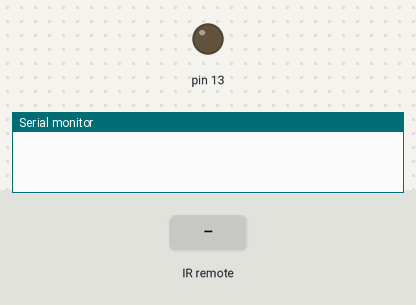
A sketch run on a simulated Arduino Uno, built with avr-gcc and run on an emulated ATmega328P. Parts: output pins drawn as LEDs (lit = HIGH), the last lines printed to the serial monitor. The inputs (shaded band) are chosen by the test bench.

Above: at 1.2 s.
1.3 s: infrared code 0x4CB0FADF received
At 2.0 s:
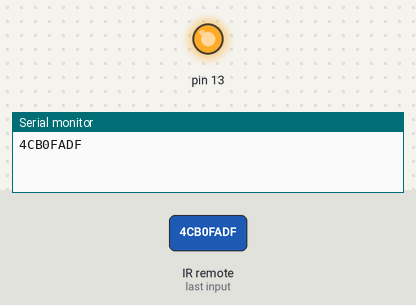
2.8 s: infrared code 0xDBE32B77 received
At 4.0 s:
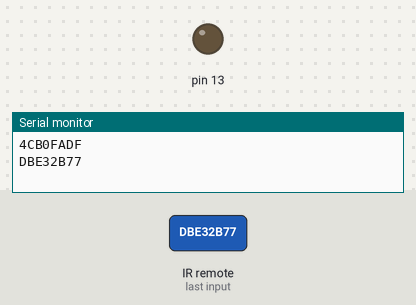
Timing chart, 0 to 5.8 s (numbered marks = the images above; inputs shaded):
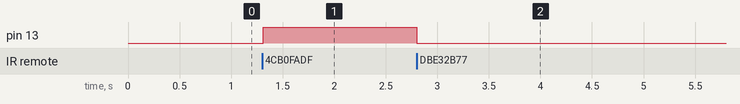

Measured:
- after the input at 1.3 s, pin 13: LOW → HIGH at once
- after the input at 2.8 s, pin 13: HIGH → LOW at once

The sketch:

trile.ino
```cpp
#include <IRremote.h>

int RECV_PIN = 11;

IRrecv irrecv(RECV_PIN);

decode_results results;

void setup()
{
  Serial.begin(9600);
  irrecv.enableIRIn(); // Start the receiver
  pinMode(13,OUTPUT);
  digitalWrite(13,LOW);
}

void loop() {
  if (irrecv.decode(&results)) {
    Serial.println(results.value, HEX);
    irrecv.resume(); // Receive the next value
  }
  if(results.value==0x4CB0FADF)digitalWrite(13,HIGH);
  else if(results.value==0xDBE32B77) digitalWrite(13,LOW);
  delay(10);
}
```
